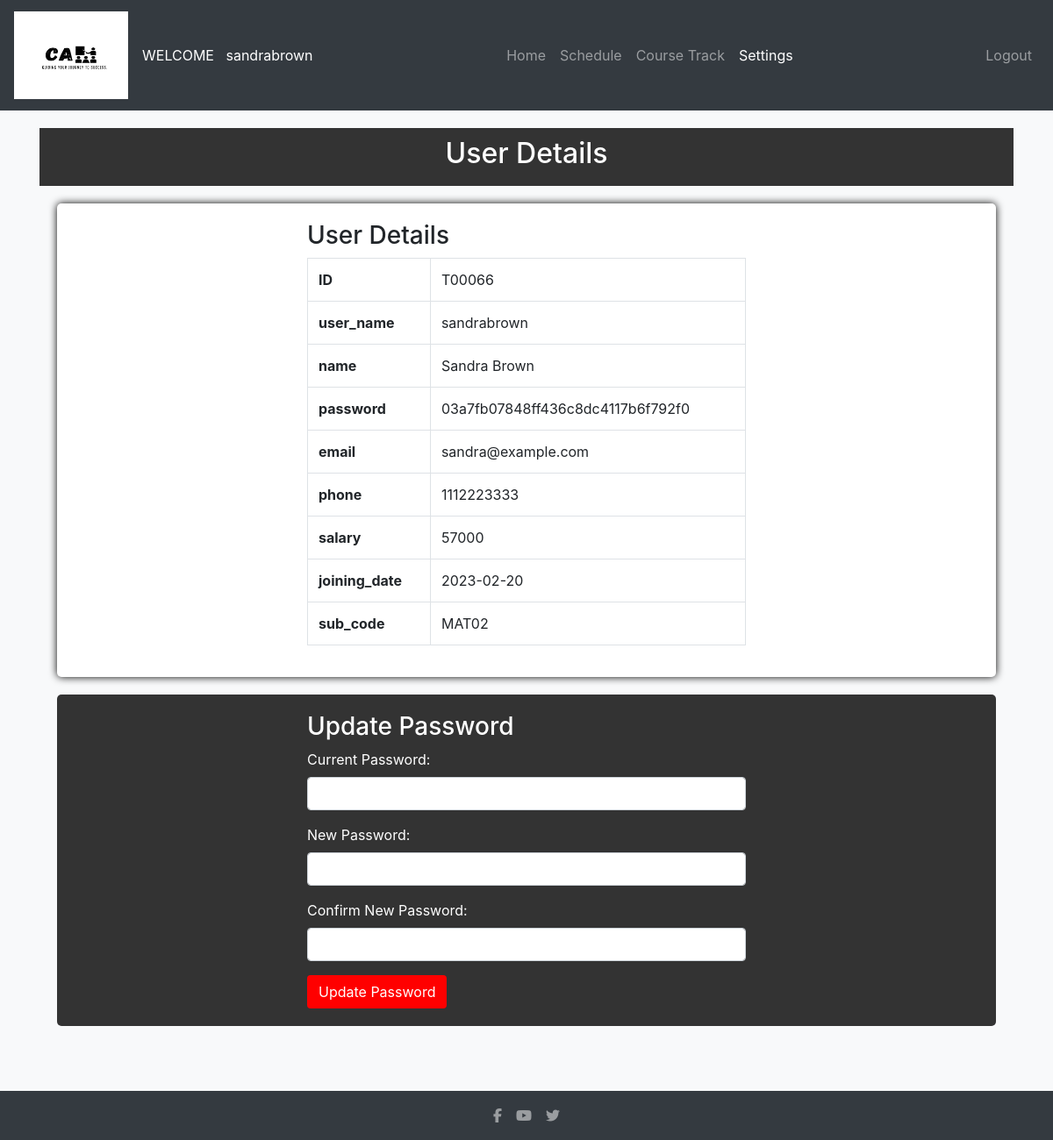
The page /teachersettings.php (signed in) on the database its author committed.
### tables this page shows
create table Teacher( ID varchar(8) not null,user_name varchar(50),name varchar(50), password varchar(20), email varchar(50) not null, phone int(11), salary int(8), joining_date date, sub_code varchar(15), Primary key(ID), foreign key(sub_code) references Subject(code));

### teachersettings.php (the view, shortened to what this page needs)
<?php
include('connect.php');
if (isset($_SESSION['username'])) {
    $username = $_SESSION['username'];
    $query = "SELECT * FROM teacher WHERE user_name='$username'";
    $result = mysqli_query($db, $query);
    if ($row = mysqli_fetch_assoc($result)) {
        $name = $row['name'];
    } else {
        echo "User not found";
    }
} else {
    header('Location: login.php');
    exit();
}
?>
<!DOCTYPE html>
<html lang="en">
<head>
    <link rel="stylesheet" href="https://maxcdn.bootstrapcdn.com/bootstrap/4.5.2/css/bootstrap.min.css">
</head>
<body style="height: 1300px;">
    <?php include('teachernavbar.php');?>
<!DOCTYPE html>
<html lang="en">
<head>
    <link rel="stylesheet" href="https://maxcdn.bootstrapcdn.com/bootstrap/4.5.2/css/bootstrap.min.css">
</head>
<body>
    <?php $row['password']=md5( $row['password']);?>
    <div class="container">
        <div class="header">
            <h2>User Details</h2>
        </div>
        <div class="content">
            <?php if ($row) : ?>
                <div class="row">
                    <div class="col-md-6 offset-md-3">
                        <h3>User Details</h3>
                        <table class="table table-bordered">
                            <tbody>
                                <?php foreach ($row as $key => $value) : ?>
                                    <tr>
                                        <td><strong><?php echo $key; ?></strong></td>
                                        <td><?php echo $value; ?></td>
                                    </tr>
                                <?php endforeach; ?>
                            </tbody>
                        </table>
                    </div>
                </div>
            <?php else : ?>
                <p class="alert alert-danger">No user found for the provided username.</p>
            <?php endif; ?>
        </div>
        <div class="update-password">
            <div class="row">
                <div class="col-md-6 offset-md-3">
                    <h3>Update Password</h3>
                    <form action="" method="post">
                        <div class="form-group">
                            <label for="current_password">Current Password:</label>
                            <input type="password" name="current_password" id="current_password" class="form-control" required>
                        </div>
                        <div class="form-group">
                            <label for="new_password">New Password:</label>
                            <input type="password" name="new_password" id="new_password" class="form-control" required>
                        </div>
                        <div class="form-group">
                            <label for="confirm_new_password">Confirm New Password:</label>
                            <input type="password" name="confirm_new_password" id="confirm_new_password" class="form-control" required>
                        </div>
                        <button type="submit" name="update_password" class="btn btn-update-password">Update Password</button>
                    </form>
                </div>
            </div>
        </div>
        </div>

### teachersettings.php (style rules this page uses)
body { background-color: #f8f9fa; }
.header { text-align: center; margin-top: 20px; background-color: #333333; color: #FFFFFF; padding: 10px; }
.content { margin: 20px; background-color: #FFFFFF; padding: 20px; border-radius: 5px; box-shadow: 0px 0px 10px rgba(2,2,2,2); }
.update-password { margin: 20px; background-color: #333333; padding: 20px; border-radius: 5px; color: #FFFFFF; }
.btn-update-password { background-color: #FF0000; color: #FFFFFF; }

### rows shown on the page
teacher: ID "T00066", user_name "sandrabrown", name "Sandra Brown", email "sandra@example.com", phone "1112223333", salary "57000", joining_date "2023-02-20", sub_code "MAT02"

### other values the page prints
$username "sandrabrown"
$key "ID"
$key "user_name"
$key "name"
$key "password"
$value "03a7fb07848ff436c8dc4117b6f792f0"
$key "email"
$key "phone"
$key "salary"
$key "joining_date"
$key "sub_code"
